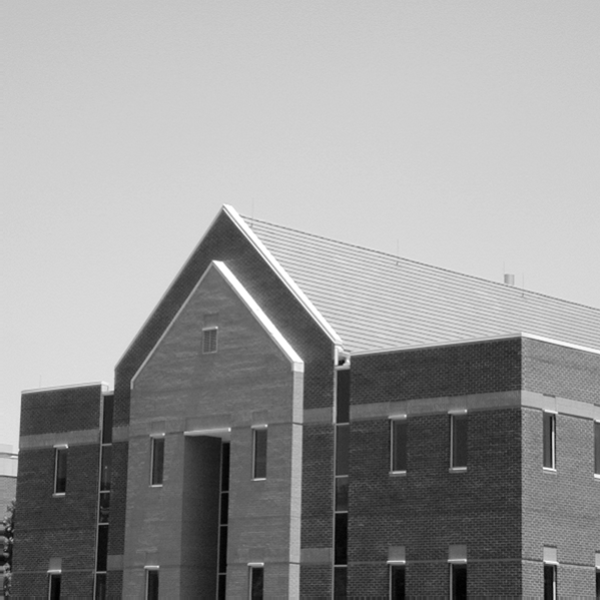
#> input picture building.tif, 600 x 600 px
$ jupyter execute 3_CVPR.ipynb   (older library calls are emulated)
#> lines starting #> are read from the running program, lines starting #| are printed output that depends on the picture
[cell 1]
# Set the stage
import cv2, math, time
import numpy as np
from google.colab.patches import cv2_imshow # remove this if not using Colab
import matplotlib.pyplot as plt
import scipy
from scipy import signal

# Read image
A = cv2.imread("building.tif",cv2.IMREAD_GRAYSCALE)
#> A is the input picture: shape (600, 600); min 0, max 255, mean 152.8
cv2_imshow(A)

# Get height and width of image
n = A.shape[0]
#> n = 600
m = A.shape[1]
#> m = 600

[cell 2]
# Compute gradient magnitude
G_x = cv2.Sobel(A,cv2.CV_64F,0,1)
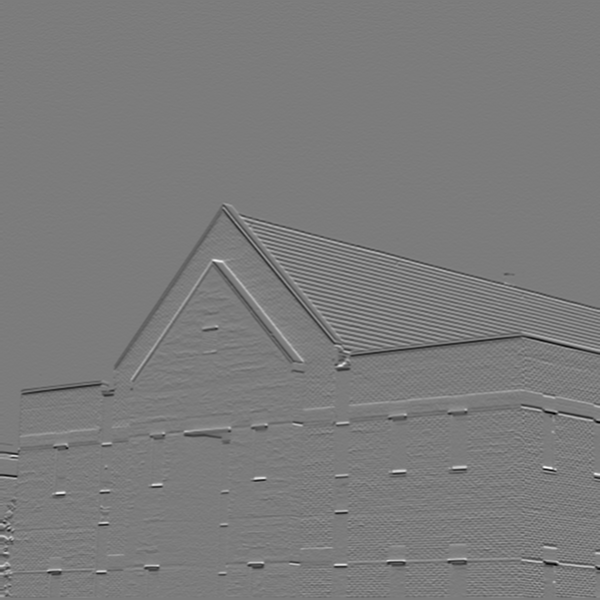
#> G_x: shape (600, 600) float64; min -586, max 618, mean -1.7; drawn with min black and max white
G_y = cv2.Sobel(A,cv2.CV_64F,1,0)
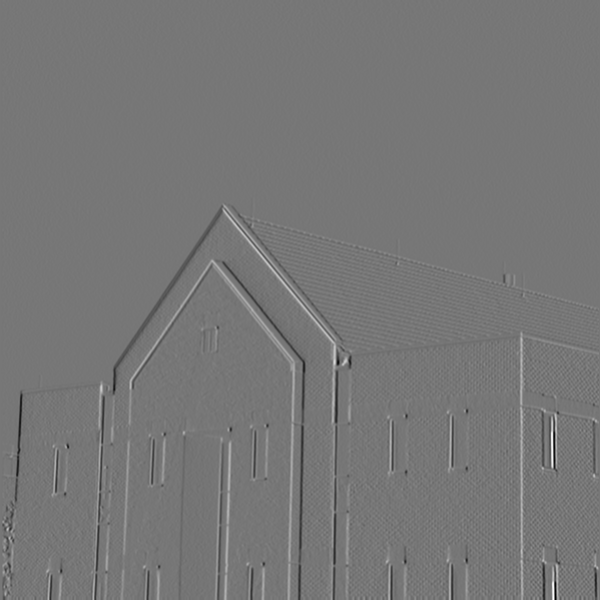
#> G_y: shape (600, 600) float64; min -677, max 772, mean -0.2; drawn with min black and max white
G = np.abs(G_x) + np.abs(G_y)
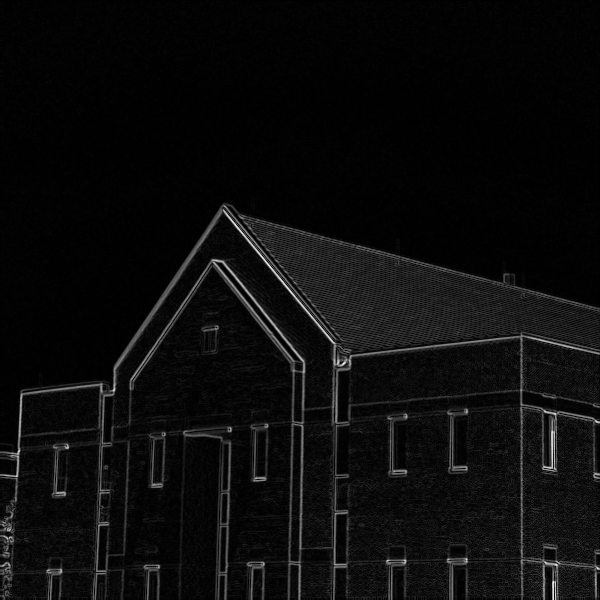
#> G: shape (600, 600) float64; min 0, max 844, mean 40.6; drawn with min black and max white
# G = np.sqrt(np.power(G_x,2)+np.power(G_y,2))


B = G/np.max(G)*255
cv2_imshow(B)

[cell 3]
x = []
y = []

for i in range(n):
    for j in range(m):
        if G[i,j] >= 200:
            x.append(i)
            y.append(j)
#> after the loop, x = 13469 values from 205 to 599


rho = 2*int(np.round(np.sqrt(np.power(m,2) + np.power(n,2))))
#> rho = 1698
theta = np.pi / 180 *  (np.linspace(start = -89, stop=90, num=180))
H = np.zeros((rho,len(theta)))


for i in range(len(x)):
    for angle in range(len(theta)):

        p = int(np.round((x[i] * np.cos(theta[angle]) + y[i] * np.sin(theta[angle])))) + rho//2
        H[p,angle] += 1
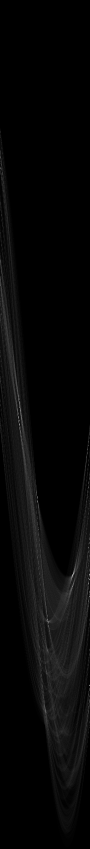
#> H: shape (1698, 180) float64 (shown at 1/2 size); min 0, max 267, mean 7.9; drawn with min black and max white
H_reshape = cv2.resize(H,(m,n))
cv2_imshow(H_reshape)
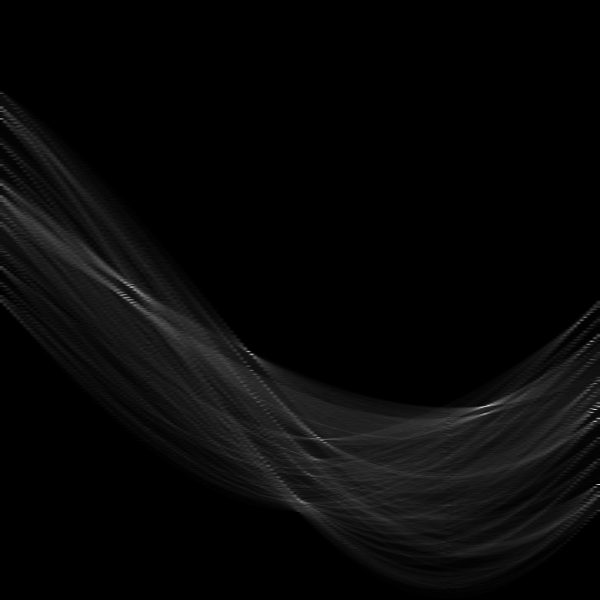
#> shown: shape (600, 600) float64; min 0, max 221.9, mean 7.9

[cell 4]
maxi = 0
for i in range(rho):
    for j in range(len(theta)):
        if H[i,j] >= maxi:
            maxi = H[i,j]
            x = i - (rho//2)
            y = np.pi / 180 * (j-89)
#> after the loop, maxi = 267; x = 521; y = 1.57


def draw_line(A,rho,theta):
    # A - MxN original input image
    # rho - 1x1 $\rho$ of peak
    # theta - 1x1 $\theta$ of peak
#> called with rho = 521, theta = 1.57
    x = np.arange(0,A.shape[0])
#> x = 600 values from 0 to 599
    y = (rho - x * math.cos(theta)) / math.sin(theta)
#> y = 600 values from 521 to 521
    fig, ax = plt.subplots()
    ax.imshow(A, cmap='gray', vmin=0, vmax=255)
    ax.plot(y, x, '-', linewidth=2, color='red')
    plt.xlim(0,A.shape[1]-1)

draw_line(A,x,y)
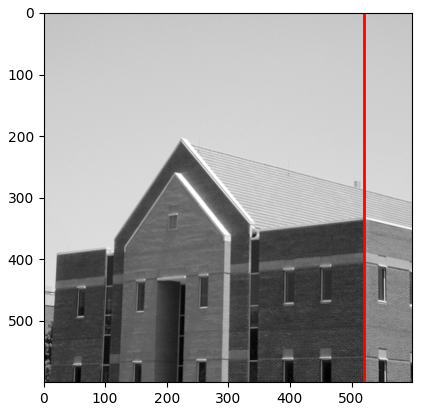
#> figure drawn by matplotlib, 1 panel
